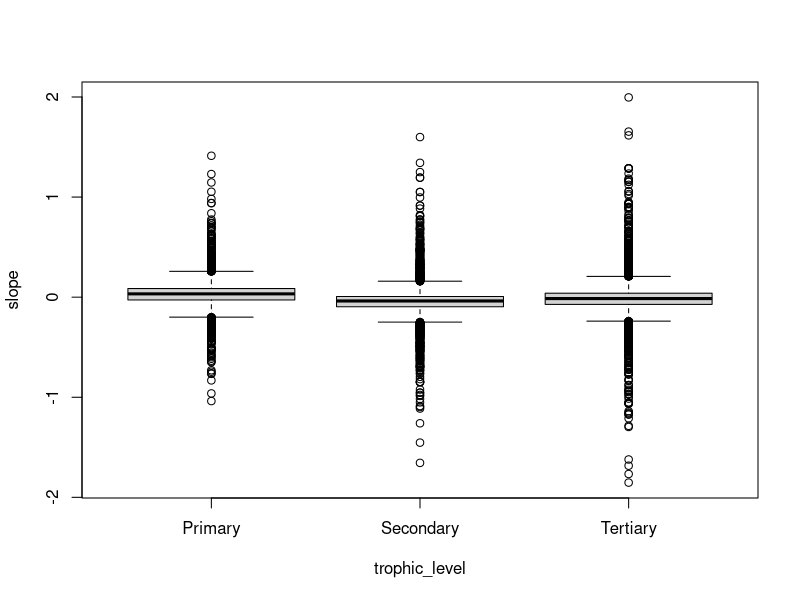
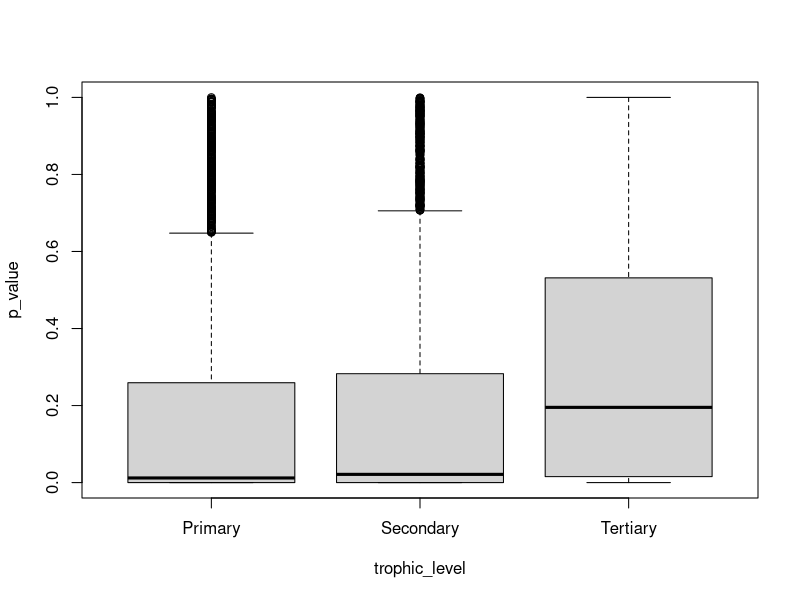
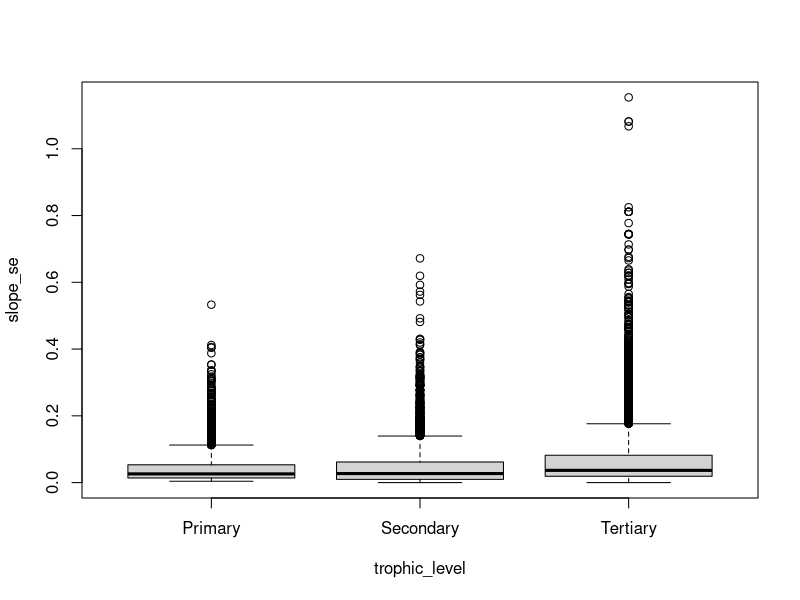
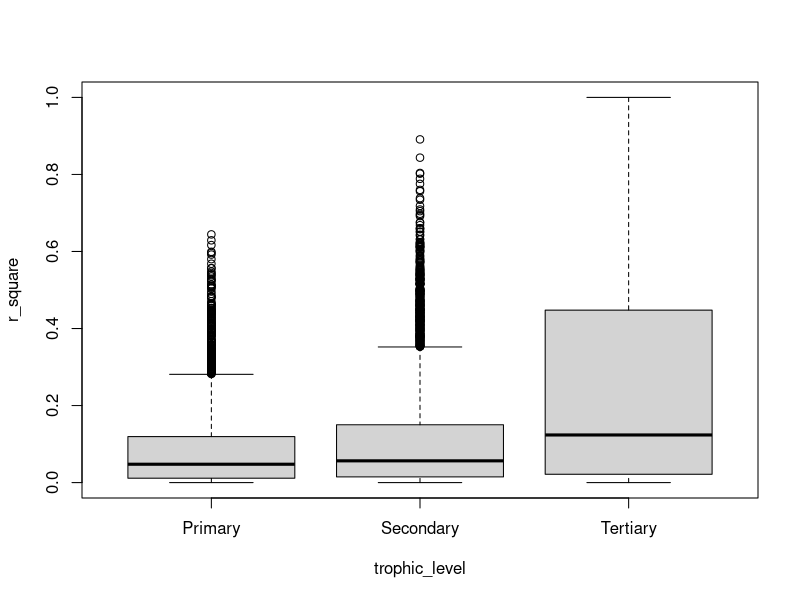
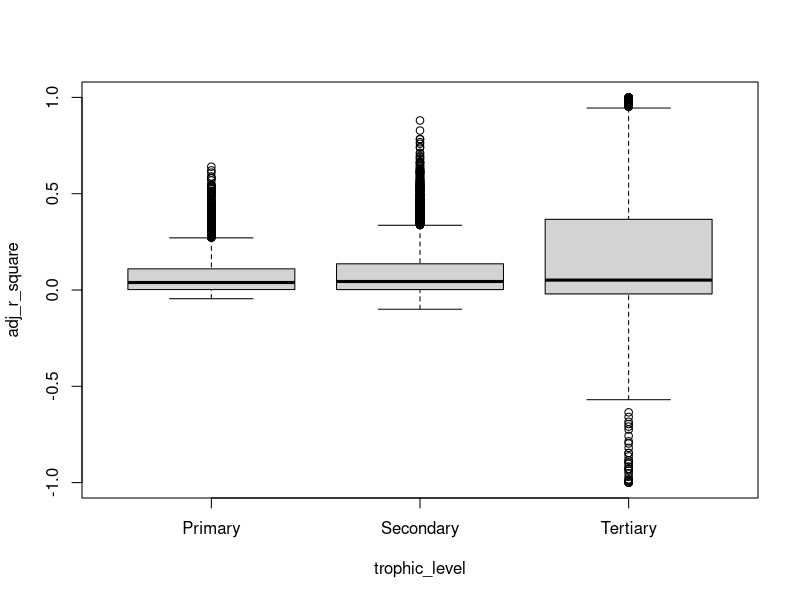
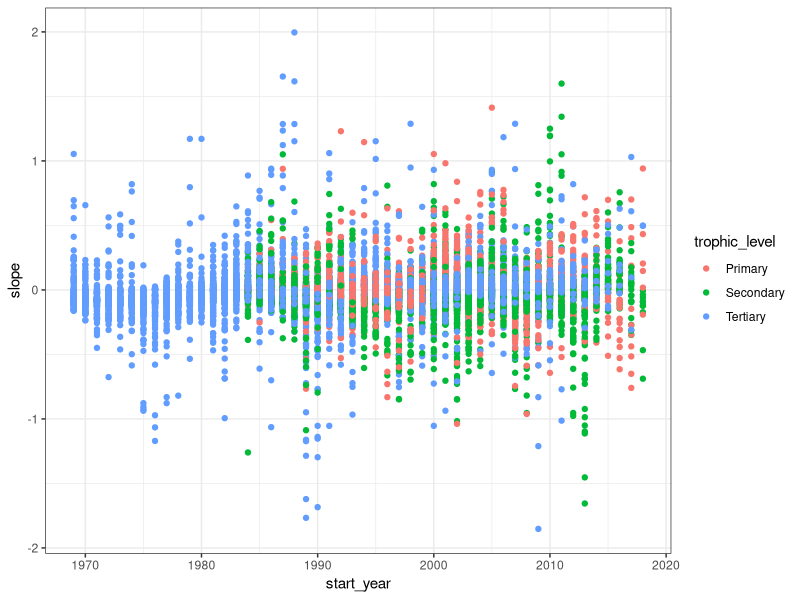
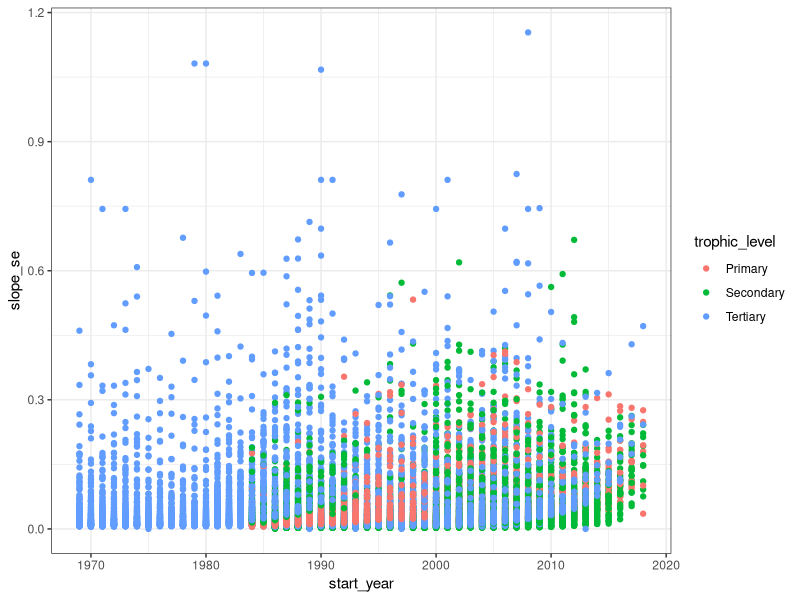
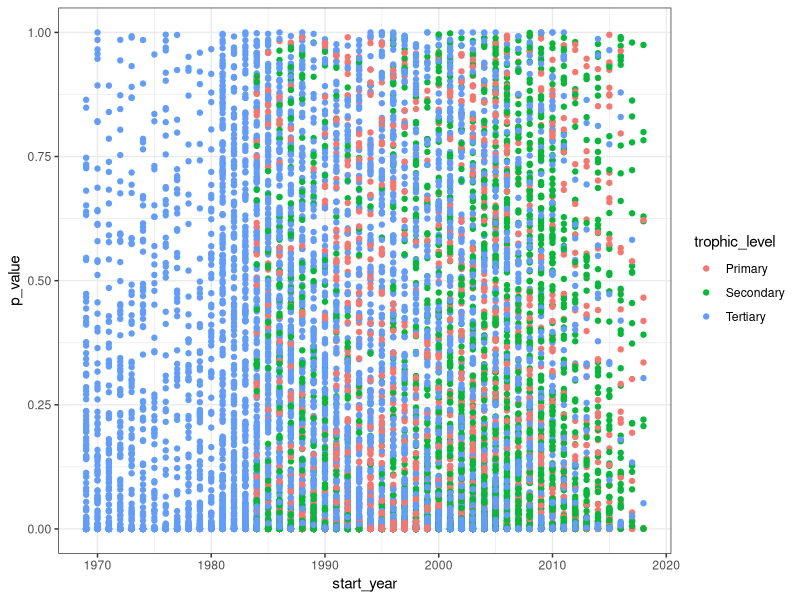

These charts were generated, in order, by the following R code:
#####################################
# Exploratory analysis of model outputs for LTER sites

library(ggplot2)
library(lattice)

# import the data
mod.lter <- read.csv(file="model_output/model_all_LTER_sites.csv")

str(mod.lter)
levels(as.factor(mod.lter$trophic_level))

boxplot(slope ~ trophic_level, data = mod.lter)
boxplot(p_value ~ trophic_level, data = mod.lter)
boxplot(slope_se ~ trophic_level, data = mod.lter)
boxplot(r_square ~ trophic_level, data = mod.lter)
boxplot(adj_r_square ~ trophic_level, data = mod.lter)

ggplot(mod.lter, aes(start_year, slope, colour = trophic_level)) + geom_point() + theme_bw()
ggplot(mod.lter, aes(start_year, slope_se, colour = trophic_level)) + geom_point() + theme_bw()
ggplot(mod.lter, aes(start_year, p_value, colour = trophic_level)) + geom_point() + theme_bw()
ggplot(mod.lter, aes(start_year, r_square, colour = trophic_level)) + geom_point() + theme_bw()
ggplot(mod.lter, aes(start_year, adj_r_square, colour = trophic_level)) + geom_point() + theme_bw()

ggplot(mod.lter, aes(N_years, slope, colour = trophic_level)) + geom_point() + theme_bw()
ggplot(mod.lter, aes(N_years, slope_se, colour = trophic_level)) + geom_point() + theme_bw()
ggplot(mod.lter, aes(N_years, p_value, colour = trophic_level)) + geom_point() + theme_bw()
ggplot(mod.lter, aes(N_years, r_square, colour = trophic_level)) + geom_point() + theme_bw()
ggplot(mod.lter, aes(N_years, adj_r_square, colour = trophic_level)) + geom_point() + theme_bw()

options(scipen = 999)
mod.lter$p_value <- round(mod.lter$p_value, digits = 10)
mod.lter$intercept_p_value <- round(mod.lter$intercept_p_value, digits = 10)

str(mod.lter)
mod.lter$trophic_level <- as.factor(mod.lter$trophic_level)
levels(mod.lter$trophic_level)
#mod.lter$trophic_level <- factor(mod.lter$trophic_level,
#                                 levels = c("producer", "herbivore", "consumer", "predator"))
mod.lter$N_years <- as.numeric(mod.lter$N_years)
mod.lter$start_year <- as.numeric(mod.lter$start_year)

png("figures/LTER_SITES.png", width = 2000, height = 600, pointsize = 20)
xyplot(mod.lter$N_years ~ mod.lter$slope | mod.lter$trophic_level,
       col = ifelse(mod.lter$p_value <= 0.05,'red','black'),
       pch = 19, cex = 1,
       strip = strip.custom(bg="lightgrey", par.strip.text=list(col="black", cex = 1, font = 2)),
       xlab = "Slope", ylab = "Number of years",
       abline=c(v=0, lwd = 3))
dev.off()

xyplot(mod.lter$slope ~mod.lter$start_year | mod.lter$trophic_level,
       col = ifelse(mod.lter$p_value < 0.05,'red','black'),
       pch = 19, cex = 1,
       strip = strip.custom(bg="lightgrey", par.strip.text=list(col="black", cex = 1, font = 2)),
       xlab = "Start Year", ylab = "Slope")


## Konza Prairie
mod.konza <- read.csv(file="model_output/model_konza.csv")
options(scipen = 999)
mod.konza$p_value <- round(mod.konza$p_value, digits = 10)
mod.konza$intercept_p_value <- round(mod.konza$intercept_p_value, digits = 10)
cols <- c("black", "red")

str(mod.konza)
mod.konza$trophic_level <- as.factor(mod.konza$trophic_level)
levels(mod.konza$trophic_level)
mod.konza$N_years <- as.numeric(mod.konza$N_years)
mod.konza$start_year <- as.numeric(mod.konza$start_year)

png("figures/Konza_Prairie.png", width = 1600, height = 600, pointsize = 20)
xyplot(mod.konza$N_years ~ mod.konza$slope | mod.konza$trophic_level,
       col = ifelse(mod.konza$p_value < 0.05,'red','black'),
       pch = 19, cex = 1,
       strip = strip.custom(bg="lightgrey", par.strip.text=list(col="black", cex = 1, font = 2)),
       xlab = "Slope", ylab = "Number of years",
       abline=c(v=0, lwd = 3))
dev.off()

xyplot(mod.konza$slope ~ mod.konza$start_year | mod.konza$trophic_level,
       col = ifelse(mod.konza$p_value < 0.05,'red','black'),
       pch = 19, cex = 1,
       strip = strip.custom(bg="lightgrey", par.strip.text=list(col="black", cex = 1, font = 2)),
       xlab = "Start Year", ylab = "Slope", abline=c(h=0, lwd = 3))

ggplot(mod.konza, aes(N_years, slope, colour = trophic_level)) + geom_point() + theme_classic()
ggplot(mod.konza, aes(N_years, slope_se, colour = trophic_level)) + geom_point() + theme_classic()
ggplot(mod.konza, aes(N_years, p_value, colour = trophic_level)) + geom_point() + theme_bw()
ggplot(mod.konza, aes(N_years, r_square, colour = trophic_level)) + geom_point() + theme_bw()
ggplot(mod.konza, aes(N_years, adj_r_square, colour = trophic_level)) + geom_point() + theme_bw()


## Hubbard Brook
mod.hbrook <- read.csv(file="model_output/model_hubbard_brook.csv")
options(scipen = 999)
mod.hbrook$p_value <- round(mod.hbrook$p_value, digits = 10)
mod.hbrook$intercept_p_value <- round(mod.hbrook$intercept_p_value, digits = 10)

str(mod.hbrook)
mod.hbrook$trophic_level <- as.factor(mod.hbrook$trophic_level)
levels(mod.hbrook$trophic_level)
mod.hbrook$N_years <- as.numeric(mod.hbrook$N_years)
mod.hbrook$start_year <- as.numeric(mod.hbrook$start_year)

png("figures/Hubbard_Brook.png", width = 1600, height = 600, pointsize = 20)
xyplot(mod.hbrook$N_years ~ mod.hbrook$slope | mod.hbrook$trophic_level,
       col = ifelse(mod.hbrook$p_value < 0.05,'red','black'),
       pch = 19, cex = 1,
       strip = strip.custom(bg="lightgrey", par.strip.text=list(col="black", cex = 1, font = 2)),
       xlab = "Slope", ylab = "Number of years",
       abline=c(v=0, lwd = 3))
dev.off()

xyplot(mod.hbrook$slope ~ mod.hbrook$start_year | mod.hbrook$trophic_level,
       col = ifelse(mod.hbrook$p_value < 0.05,'red','black'),
       pch = 19, cex = 1,
       strip = strip.custom(bg="lightgrey", par.strip.text=list(col="black", cex = 1, font = 2)),
       xlab = "Start Year", ylab = "Slope", abline=c(h=0, lwd = 3))


## North Temperate Lakes
mod.ntlakes <- read.csv(file="model_output/model_north_temperate_lakes.csv")
options(scipen = 999)
mod.ntlakes$p_value <- round(mod.ntlakes$p_value, digits = 10)
mod.ntlakes$intercept_p_value <- round(mod.ntlakes$intercept_p_value, digits = 10)

str(mod.ntlakes)
mod.ntlakes$trophic_level <- as.factor(mod.ntlakes$trophic_level)
levels(mod.ntlakes$trophic_level)
mod.ntlakes$N_years <- as.numeric(mod.ntlakes$N_years)
mod.ntlakes$start_year <- as.numeric(mod.ntlakes$start_year)

png("figures/North_Temperate_Lakes.png", width = 1600, height = 600, pointsize = 20)
xyplot(mod.ntlakes$N_years ~ mod.ntlakes$slope | mod.ntlakes$trophic_level,
       col = ifelse(mod.ntlakes$p_value < 0.05,'red','black'),
       pch = 19, cex = 1,
       strip = strip.custom(bg="lightgrey", par.strip.text=list(col="black", cex = 1, font = 2)),
       xlab = "Slope", ylab = "Number of years",
       abline=c(v=0, lwd = 3))
dev.off()

xyplot(mod.ntlakes$slope ~ mod.ntlakes$start_year | mod.ntlakes$trophic_level,
       col = ifelse(mod.ntlakes$p_value < 0.05,'red','black'),
       pch = 19, cex = 1,
       strip = strip.custom(bg="lightgrey", par.strip.text=list(col="black", cex = 1, font = 2)),
       xlab = "Start Year", ylab = "Slope", abline=c(h=0, lwd = 3))


## North Temperate Lakes
mod.sbcoastal <- read.csv(file="model_output/model_santa_barbara_coastal.csv")
options(scipen = 999)
mod.sbcoastal$p_value <- round(mod.sbcoastal$p_value, digits = 10)
mod.sbcoastal$intercept_p_value <- round(mod.sbcoastal$intercept_p_value, digits = 10)

str(mod.sbcoastal)
mod.sbcoastal$trophic_level <- as.factor(mod.sbcoastal$trophic_level)
levels(mod.sbcoastal$trophic_level)
mod.sbcoastal$N_years <- as.numeric(mod.sbcoastal$N_years)
mod.sbcoastal$start_year <- as.numeric(mod.sbcoastal$start_year)

png("figures/Santa_Barbara_Coastal.png", width = 1600, height = 600, pointsize = 20)
xyplot(mod.sbcoastal$N_years ~ mod.sbcoastal$slope | mod.sbcoastal$trophic_level,
       col = ifelse(mod.sbcoastal$p_value < 0.05,'red','black'),
       pch = 19, cex = 1,
       strip = strip.custom(bg="lightgrey", par.strip.text=list(col="black", cex = 1, font = 2)),
       xlab = "Slope", ylab = "Number of years",
       abline=c(v=0, lwd = 3))
dev.off()

xyplot(mod.sbcoastal$slope ~ mod.sbcoastal$start_year | mod.sbcoastal$trophic_level,
       col = ifelse(mod.sbcoastal$p_value < 0.05,'red','black'),
       pch = 19, cex = 1,
       strip = strip.custom(bg="lightgrey", par.strip.text=list(col="black", cex = 1, font = 2)),
       xlab = "Start Year", ylab = "Slope", abline=c(h=0, lwd = 3))

